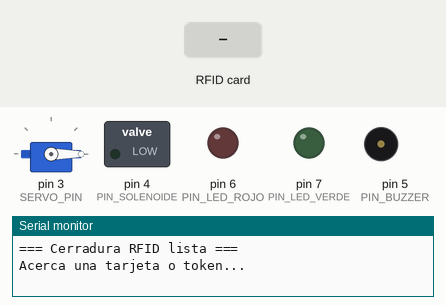
The sketch below on a simulated Arduino Uno, built with avr-gcc and run on an emulated ATmega328P. On the bench: servo, switched loads named in the sketch (green lamp = pin HIGH), output pins drawn as LEDs (lit = HIGH), buzzer (waves = sounding, pin HIGH), the last lines printed to the serial monitor. Dashed ring = blinking. Inputs (shaded band) come from the test bench. Pins used as bus, display or sensor lines are not drawn.

Above: at 1.2 s.
1.3 s: RFID card 5E 7A 19 C4 held to the reader
At 1.43 s:
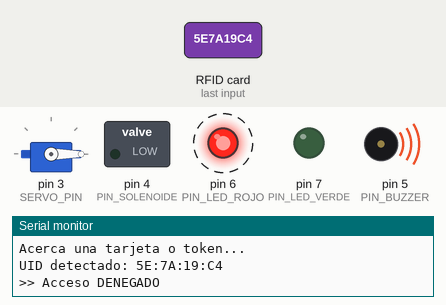
4.3 s: RFID card 1A 21 28 28 held to the reader
At 6.5 s:
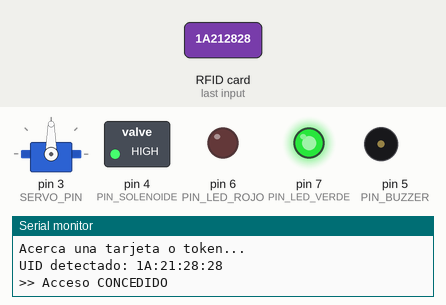
6.8 s: RFID card FA CE 01 02 held to the reader
At 9.1 s:
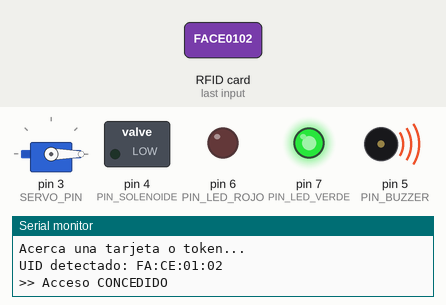
Timing chart, 0 to 13.8 s (numbered marks = the images above; inputs shaded):
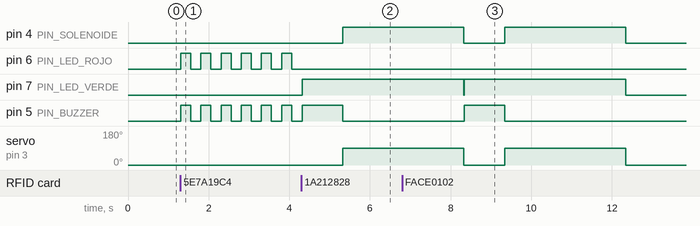

The sketch:

ToolTrack_Lock.ino
```cpp
/*
 * ============================================================
 *  CERRADURA ELECTRÓNICA CON RFID - RC522
 * ============================================================
 *  Conexiones RFID-RC522 (SPI):
 *    SDA   -> Pin 10  (SS)
 *    SCK   -> Pin 13
 *    MOSI  -> Pin 11
 *    MISO  -> Pin 12
 *    RST   -> Pin 9
 *    3.3V  -> 3.3V  ¡NO conectar a 5V!
 *
 *  Otros componentes:
 *    LED Verde   -> Pin 7
 *    LED Rojo    -> Pin 6
 *    Buzzer      -> Pin 5
 *    Solenoide   -> Pin 4
 *
 *  Librería necesaria: MFRC522 by GithubCommunity
 * ============================================================
 */

#include <SPI.h>
#include <MFRC522.h>
#include <Servo.h>

// ---------- Pines ----------
#define PIN_SS        10
#define PIN_RST        9
#define PIN_LED_VERDE  7
#define PIN_LED_ROJO   6
#define PIN_BUZZER     5
#define PIN_SOLENOIDE  4
#define SERVO_PIN     3
#define SERVO_LOCK     0
#define SERVO_OPEN    90

// ---------- Tiempos ----------
#define TIEMPO_SOLENOIDE    3000  // ms que el solenoide permanece abierto
#define TIEMPO_BEEP_OK      1000  // ms del beep largo en acceso correcto
#define TIEMPO_ALERTA       3000  // ms totales de alerta en acceso denegado
#define INTERVALO_PARPADEO   250  // ms ON/OFF en modo alerta (2 parpadeos/s)

// ---------- Objeto SERVO ---------
Servo servoLock;

// ---------- Objeto RFID ----------
MFRC522 rfid(PIN_SS, PIN_RST);

// ============================================================
//  USUARIOS AUTORIZADOS
//  Para agregar un usuario:
//    1. Lee su tarjeta con el Monitor Serie (9600 baudios)
//    2. Copia el UID que aparece
//    3. Pégalo como nueva fila en el arreglo
//    4. Actualiza NUM_USUARIOS
// ============================================================
#define NUM_USUARIOS  3
#define LONGITUD_UID  4

byte usuariosAutorizados[NUM_USUARIOS][LONGITUD_UID] = {
  {0x1A, 0x21, 0x28, 0x28},   // Usuario 1 <- reemplaza con tu UID
  {0xFA, 0xCE, 0x01, 0x02},   // Usuario 2 <- reemplaza con tu UID
  {0xFA, 0xCE, 0x01, 0x02}    // Usuario 3 <- reemplaza con tu UID
};

// ============================================================
//  SETUP
// ============================================================
void setup() {
  Serial.begin(9600);
  SPI.begin();
  rfid.PCD_Init();
  servoLock.attach(SERVO_PIN);

  servoLock.write(SERVO_LOCK);

  pinMode(PIN_LED_VERDE,  OUTPUT);
  pinMode(PIN_LED_ROJO,   OUTPUT);
  pinMode(PIN_BUZZER,     OUTPUT);
  pinMode(PIN_SOLENOIDE,  OUTPUT);

  // Estado inicial: todo apagado
  digitalWrite(PIN_LED_VERDE,  LOW);
  digitalWrite(PIN_LED_ROJO,   LOW);
  digitalWrite(PIN_BUZZER,     LOW);
  digitalWrite(PIN_SOLENOIDE,  LOW);

  Serial.println("=== Cerradura RFID lista ===");
  Serial.println("Acerca una tarjeta o token...");
}

// ============================================================
//  LOOP PRINCIPAL
// ============================================================
void loop() {
  if (!rfid.PICC_IsNewCardPresent()) return;
  if (!rfid.PICC_ReadCardSerial())   return;

  // Leer UID
  byte uid[LONGITUD_UID];
  for (byte i = 0; i < LONGITUD_UID; i++) {
    uid[i] = rfid.uid.uidByte[i];
  }

  // Imprimir UID en Monitor Serie (para registrar nuevas tarjetas)
  Serial.print("UID detectado: ");
  for (byte i = 0; i < LONGITUD_UID; i++) {
    if (rfid.uid.uidByte[i] < 0x10) Serial.print("0");
    Serial.print(rfid.uid.uidByte[i], HEX);
    if (i < LONGITUD_UID - 1) Serial.print(":");
  }
  Serial.println();

  // Verificar acceso
  if (esUsuarioAutorizado(uid)) {
    Serial.println(">> Acceso CONCEDIDO");
    accesoPermitido();
  } else {
    Serial.println(">> Acceso DENEGADO");
    accesoDenegado();
  }

  rfid.PICC_HaltA();
  rfid.PCD_StopCrypto1();

  Serial.println("Acerca una tarjeta o token...");
}

// ============================================================
//  FUNCIONES
// ============================================================

bool esUsuarioAutorizado(byte* uid) {
  for (byte u = 0; u < NUM_USUARIOS; u++) {
    bool coincide = true;
    for (byte b = 0; b < LONGITUD_UID; b++) {
      if (uid[b] != usuariosAutorizados[u][b]) {
        coincide = false;
        break;
      }
    }
    if (coincide) return true;
  }
  return false;
}

void accesoPermitido() {
  digitalWrite(PIN_LED_VERDE, HIGH);
  digitalWrite(PIN_LED_ROJO,  LOW);

  // Beep largo 1 segundo
  digitalWrite(PIN_BUZZER, HIGH);
  delay(TIEMPO_BEEP_OK);
  digitalWrite(PIN_BUZZER, LOW);

  // Activar solenoide 3 segundos (cerradura abierta)
  digitalWrite(PIN_SOLENOIDE, HIGH);
  servoLock.write(SERVO_OPEN);
  delay(TIEMPO_SOLENOIDE);
  digitalWrite(PIN_SOLENOIDE, LOW);
  servoLock.write(SERVO_LOCK);

  digitalWrite(PIN_LED_VERDE, LOW);
}

void accesoDenegado() {
  digitalWrite(PIN_LED_VERDE,  LOW);
  digitalWrite(PIN_SOLENOIDE,  LOW);  // cerradura sigue cerrada

  unsigned long inicio = millis();
  bool estado = HIGH;

  // LED rojo y buzzer parpadean juntos durante 3 segundos
  while (millis() - inicio < TIEMPO_ALERTA) {
    digitalWrite(PIN_LED_ROJO, estado);
    digitalWrite(PIN_BUZZER,   estado);
    estado = !estado;
    delay(INTERVALO_PARPADEO);
  }

  digitalWrite(PIN_LED_ROJO, LOW);
  digitalWrite(PIN_BUZZER,   LOW);
}
```

Measured:
- after the input at 1.3 s, pin 6 (PIN_LED_ROJO), pin 5 (PIN_BUZZER): alternates HIGH for 0.25 s and LOW for 0.25 s, starting at once
- after the input at 4.3 s, pin 4 (PIN_SOLENOIDE): LOW → HIGH after 1.0 s; pin 7 (PIN_LED_VERDE): LOW → HIGH at once; pin 5 (PIN_BUZZER): LOW → HIGH at once, → LOW 1.0 s later; servo on pin 3 (SERVO_PIN): 0° → 90° after 1.0 s
- after the input at 6.8 s, pin 5 (PIN_BUZZER): LOW → HIGH after 1.5 s, → LOW 1.0 s later
